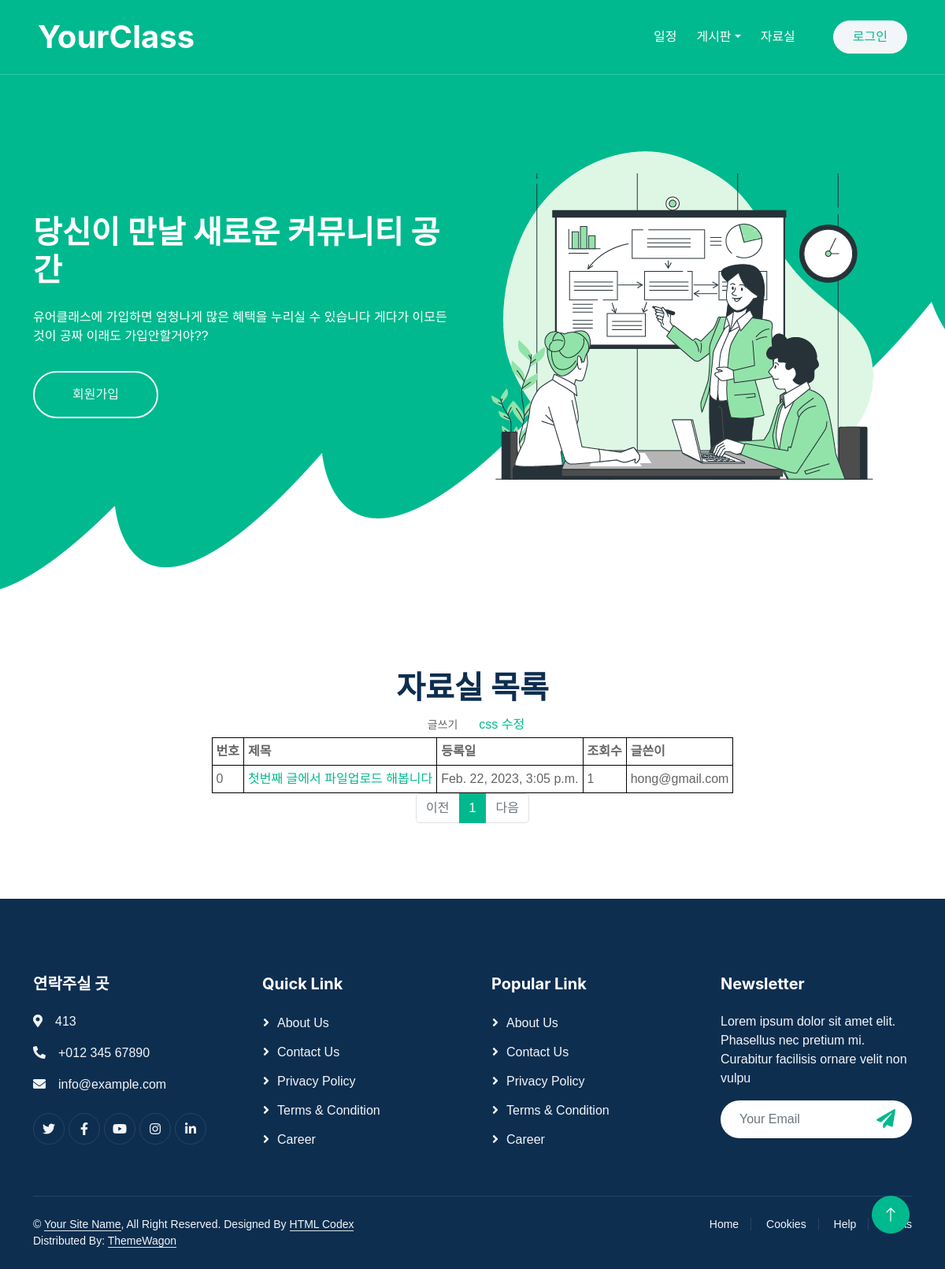
Before: /YourClass/postList/ with the older database file.
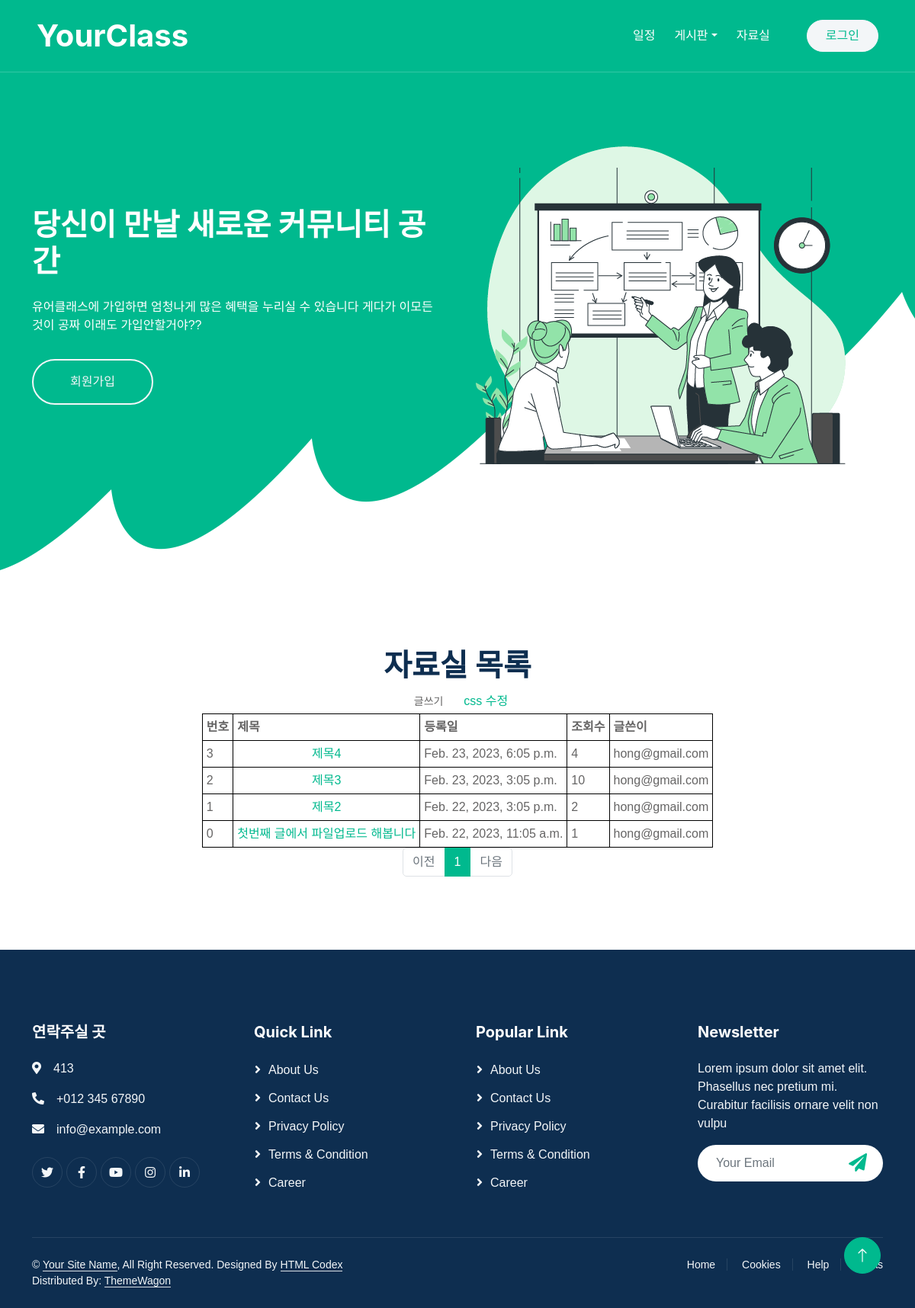
After: the same page with the newer database file.
### YourClass/models.py (models this page shows)
class Post(models.Model):
    Post_id = models.AutoField(primary_key=True)
    category = models.ForeignKey('Categories', on_delete=models.CASCADE)
    title = models.CharField(max_length=50)
    content = models.TextField()
    file = models.FileField(upload_to=get_file_path, null=True, blank=True, verbose_name='파일')
    filename = models.CharField(max_length=64, null=True, verbose_name='첨부파일명')
    date = models.DateTimeField()
    viewcount = models.TextField(default=0)
    email = models.ForeignKey('Member', on_delete=models.CASCADE)

### YourClass/views.py (the view)
# urls.py: path('postList/', views.post_list, name='post_list'),
def post_list(request):
    template = loader.get_template('post_list.html')
    page = request.GET.get('page', '1')  # 페이지
    posts = Post.objects.all().order_by('-Post_id').values()
    paginator = Paginator(posts, 5)  # 페이지당 2개씩 보여주기
    page_obj = paginator.get_page(page)
    context = {
        'post_list': page_obj,
    }
    return HttpResponse(template.render(context, request))

### YourClass/templates/post_list.html (shortened to what the changed rows need)
<!DOCTYPE html>
{% load static %}
<html lang="en">
<head>
    <link href="https://cdnjs.cloudflare.com/ajax/libs/font-awesome/5.10.0/css/all.min.css" rel="stylesheet">
    <link href="https://cdn.jsdelivr.net/npm/bootstrap-icons@1.4.1/font/bootstrap-icons.css" rel="stylesheet">
    <link href="{% static 'lib/animate/animate.min.css'%}" rel="stylesheet">
    <link href="{% static 'lib/owlcarousel/assets/owl.carousel.min.css'%}" rel="stylesheet">
    <link href="{% static 'css/bootstrap.min.css'%}" rel="stylesheet">
    <link href="{% static 'css/style.css'%}" rel="stylesheet">
</head>
<body>
    <div class="container-xxl bg-white p-0">
        <div class="container-xxl position-relative p-0">
            <nav class="navbar navbar-expand-lg navbar-light px-4 px-lg-5 py-3 py-lg-0">
                <a href="index" class="navbar-brand p-0">
                    <h1 class="m-0">YourClass</h1>
                </a>
            </nav>
            <div class="container-xxl bg-primary hero-header">
                <div class="container">
                    <div class="row g-5 align-items-center">
                        <div class="col-lg-6 text-center text-lg-start">
							{% if session %}
                                <h1 class="text-white mb-4 animated zoomIn"> 환영합니다 {{classname}} 입니다</h1>
							{% else %}
                                <h1 class="text-white mb-4 animated zoomIn">당신이 만날 새로운 커뮤니티 공간</h1>
							{% endif %}
                        </div>
                    </div>
                </div>
            </div>
        </div>
        <div>
            <center>
                <h1>
                    자료실 목록
                </h1>
                <a href="">css 수정</a><br/>
                <table>
                    <tr>
                        <th>번호</th>
                        <th>제목</th>
                        <th>등록일</th>
                        <th>조회수</th>
                        <th>글쓴이</th>
                    </tr>
                    {% for post in post_list %}
                    <tr>
                        <td>{{post.Post_id}}</td>
                        <td align='center'><a href="{{post.Post_id}}">{{post.title}}</a></td>
                        <td>{{post.date}}</td>
                        <td>{{post.viewcount}}</td>
                        <td align='center'>{{post.email_id}}</td>
                    </tr>
                    {% endfor %}
                </table>
                <ul class="pagination justify-content-center">
                    {% for page_number in post_list.paginator.page_range %}
                    {% if page_number == post_list.number %}
                    <li class="page-item active" aria-current="page">
                        <a class="page-link" href="?page={{ page_number }}">{{ page_number }}</a>
                    </li>
                    {% else %}
                    <li class="page-item">
                        <a class="page-link" href="?page={{ page_number }}">{{ page_number }}</a>
                    </li>
                    {% endif %}
                    {% endfor %}
                </ul>
            </center>
        </div>
    </div>
</body>
</html>

Changed rows visible on the page:
added Post: Post_id "3", title "제목4", date "Feb. 23, 2023, 6:05 p.m.", viewcount "4", email_id "hong@gmail.com"
added Post: Post_id "2", title "제목3", date "Feb. 23, 2023, 3:05 p.m.", viewcount "10", email_id "hong@gmail.com"
added Post: Post_id "1", title "제목2", date "Feb. 22, 2023, 3:05 p.m.", viewcount "2", email_id "hong@gmail.com"
changed Post "첫번째 글에서 파일업로드 해봅니다": date "Feb. 22, 2023, 3:05 p.m." → "Feb. 22, 2023, 11:05 a.m."
